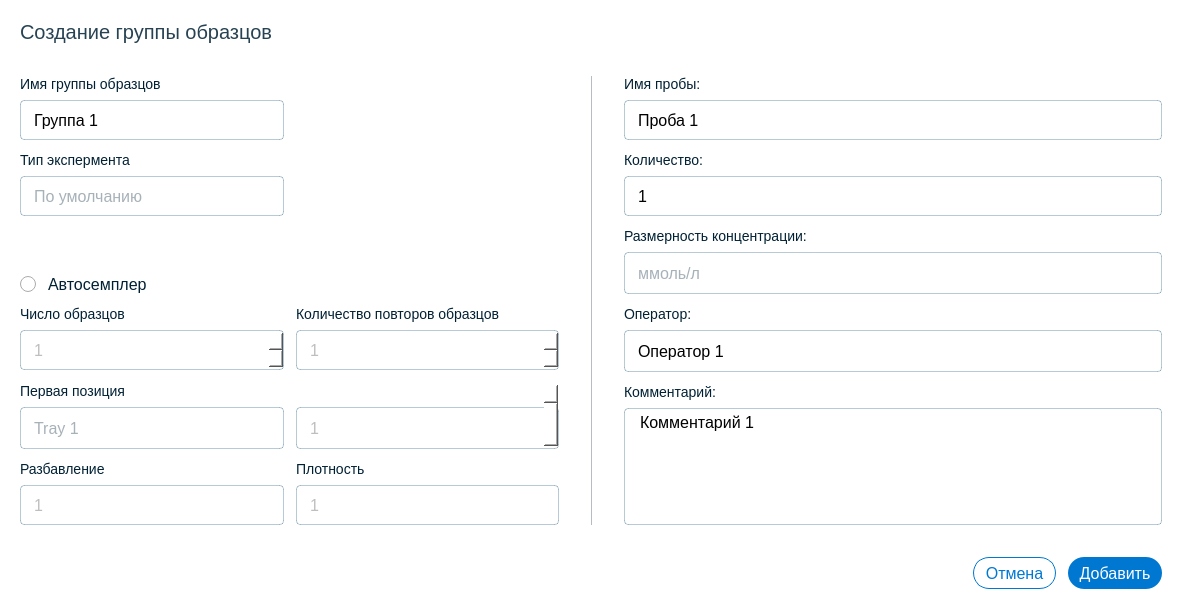
<?xml version="1.0" encoding="UTF-8"?>
<ui version="4.0">
 <class>creSampWindow</class>
 <widget class="QDialog" name="creSampWindow">
  <property name="geometry">
   <rect>
    <x>0</x>
    <y>0</y>
    <width>1182</width>
    <height>610</height>
   </rect>
  </property>
  <property name="windowTitle">
   <string>Создание группы образцов</string>
  </property>
  <property name="styleSheet">
   <string notr="true">background: #fff;
border-radius: 8px;</string>
  </property>
  <layout class="QVBoxLayout" name="verticalLayout">
   <property name="spacing">
    <number>32</number>
   </property>
   <property name="leftMargin">
    <number>20</number>
   </property>
   <property name="topMargin">
    <number>20</number>
   </property>
   <property name="rightMargin">
    <number>20</number>
   </property>
   <property name="bottomMargin">
    <number>20</number>
   </property>
   <item>
    <widget class="QLabel" name="label">
     <property name="styleSheet">
      <string notr="true">/* XL */

font-family: 'Inter';
font-style: normal;
font-weight: 400;
font-size: 20px;
line-height: 150%;

/* bg/tone */

color: rgba(0, 32, 51, 0.85);

</string>
     </property>
     <property name="text">
      <string>Создание группы образцов</string>
     </property>
    </widget>
   </item>
   <item>
    <widget class="QWidget" name="widget" native="true">
     <layout class="QHBoxLayout" name="horizontalLayout_5">
      <property name="spacing">
       <number>32</number>
      </property>
      <property name="leftMargin">
       <number>0</number>
      </property>
      <property name="topMargin">
       <number>0</number>
      </property>
      <property name="rightMargin">
       <number>0</number>
      </property>
      <property name="bottomMargin">
       <number>0</number>
      </property>
      <item>
       <widget class="QWidget" name="widget_2" native="true">
        <layout class="QGridLayout" name="gridLayout_2">
         <property name="leftMargin">
          <number>0</number>
         </property>
         <property name="topMargin">
          <number>0</number>
         </property>
         <property name="rightMargin">
          <number>0</number>
         </property>
         <property name="bottomMargin">
          <number>0</number>
         </property>
         <property name="spacing">
          <number>12</number>
         </property>
         <item row="0" column="0">
          <widget class="QWidget" name="widget_4" native="true">
           <layout class="QVBoxLayout" name="verticalLayout_2">
            <property name="spacing">
             <number>8</number>
            </property>
            <property name="leftMargin">
             <number>0</number>
            </property>
            <property name="topMargin">
             <number>0</number>
            </property>
            <property name="rightMargin">
             <number>0</number>
            </property>
            <property name="bottomMargin">
             <number>0</number>
            </property>
            <item>
             <widget class="QLabel" name="groupName_label">
              <property name="styleSheet">
               <string notr="true">width: 152px;
height: 21px;

/* S */

font-family: 'Inter';
font-style: normal;
font-weight: 400;
font-size: 14px;
line-height: 150%;
/* identical to box height, or 21px */

/* typo/primary */

color: #002033;</string>
              </property>
              <property name="text">
               <string>Имя группы образцов</string>
              </property>
             </widget>
            </item>
            <item>
             <widget class="QLineEdit" name="groupName_lineEdit">
              <property name="minimumSize">
               <size>
                <width>0</width>
                <height>40</height>
               </size>
              </property>
              <property name="maximumSize">
               <size>
                <width>16777215</width>
                <height>40</height>
               </size>
              </property>
              <property name="styleSheet">
               <string notr="true">
padding: 0px 11px;
gap: 12px;

position: absolute;
height: 40px;
left: 0px;
right: 0px;
top: 0px;

/* control-default/bg */

background: #FFFFFF;
/* control-default/bg-border */

border: 1px solid rgba(0, 66, 105, 0.28);
border-radius: 4px;


font-family: 'Segoe UI';
font-style: normal;
font-weight: 400;
font-size: 16px;
line-height: 150%;</string>
              </property>
              <property name="text">
               <string>Группа 1</string>
              </property>
             </widget>
            </item>
           </layout>
          </widget>
         </item>
         <item row="4" column="0">
          <widget class="QWidget" name="widget_6" native="true">
           <layout class="QVBoxLayout" name="verticalLayout_4">
            <property name="spacing">
             <number>8</number>
            </property>
            <property name="leftMargin">
             <number>0</number>
            </property>
            <property name="topMargin">
             <number>0</number>
            </property>
            <property name="rightMargin">
             <number>0</number>
            </property>
            <property name="bottomMargin">
             <number>0</number>
            </property>
            <item>
             <widget class="QLabel" name="sampleNum_label">
              <property name="styleSheet">
               <string notr="true">width: 152px;
height: 21px;

/* S */

font-family: 'Inter';
font-style: normal;
font-weight: 400;
font-size: 14px;
line-height: 150%;
/* identical to box height, or 21px */

/* typo/primary */

color: #002033;</string>
              </property>
              <property name="text">
               <string>Число образцов</string>
              </property>
             </widget>
            </item>
            <item>
             <widget class="QSpinBox" name="sampleNum_spinBox">
              <property name="enabled">
               <bool>false</bool>
              </property>
              <property name="minimumSize">
               <size>
                <width>0</width>
                <height>40</height>
               </size>
              </property>
              <property name="maximumSize">
               <size>
                <width>16777215</width>
                <height>40</height>
               </size>
              </property>
              <property name="styleSheet">
               <string notr="true">QSpinBox
{
border: 1px solid rgba(0, 66, 105, 0.28);
border-radius: 4px;
height: 40px;

padding: 0px 11px;
gap: 12px;

font-family: 'Segoe UI';
font-style: normal;
font-weight: 400;
font-size: 16px;
line-height: 22px;
}


QSpinBox::up-button {
width:40px;
image:url(:/imgs/up-arrow.png);
padding-top:4px;
}

QSpinBox::down-button {
image:url(:/imgs/down-arrow.png);
width:40px;
padding-bottom:4px;
}


QSpinBox::up-button:pressed {
width:40px;
image:url(:/imgs/up-arrow.png);
padding-top:4px;
border: 1px solid rgba(0, 66, 105, 0.28);
}

QSpinBox::down-button:pressed {
image:url(:/imgs/down-arrow.png);
width:40px;
padding-bottom:4px;
border: 1px solid rgba(0, 66, 105, 0.28);
}</string>
              </property>
              <property name="suffix">
               <string/>
              </property>
              <property name="value">
               <number>1</number>
              </property>
             </widget>
            </item>
           </layout>
          </widget>
         </item>
         <item row="1" column="0">
          <widget class="QWidget" name="widget_5" native="true">
           <layout class="QVBoxLayout" name="verticalLayout_3">
            <property name="spacing">
             <number>8</number>
            </property>
            <property name="leftMargin">
             <number>0</number>
            </property>
            <property name="topMargin">
             <number>0</number>
            </property>
            <property name="rightMargin">
             <number>0</number>
            </property>
            <property name="bottomMargin">
             <number>0</number>
            </property>
            <item>
             <widget class="QLabel" name="expType_label">
              <property name="styleSheet">
               <string notr="true">width: 152px;
height: 21px;

/* S */

font-family: 'Inter';
font-style: normal;
font-weight: 400;
font-size: 14px;
line-height: 150%;
/* identical to box height, or 21px */

/* typo/primary */

color: #002033;</string>
              </property>
              <property name="text">
               <string>Тип экспермента</string>
              </property>
             </widget>
            </item>
            <item>
             <widget class="QComboBox" name="expType_comboBox">
              <property name="minimumSize">
               <size>
                <width>0</width>
                <height>40</height>
               </size>
              </property>
              <property name="maximumSize">
               <size>
                <width>16777215</width>
                <height>40</height>
               </size>
              </property>
              <property name="styleSheet">
               <string notr="true">

#expType_comboBox{
height: 40px;
/* control-default/bg */
font-family: 'Segoe UI';
font-weight: 400;
font-style: normal;
font-size: 16px;

padding-left: 13px;
/* control-default/bg-border */

border: 1px solid rgba(0, 66, 105, 0.28);
border-radius: 4px;

color: rgba(0, 32, 51, 0.35);
outline: 0px;
}

#expType_comboBox::down-arrow {
image: url(:/imgs/arrowComboBox.png);
width: 40px;
}

#expType_comboBox::drop-down{
border: 0px;
width: 40px;
}




#expType_comboBox::on {
border: 1px solid #0091FF;
outline: 0px;
}

#expType_comboBox QListView {
outline-color: #fff;
background-color: #fff;

font-family: 'Segoe UI';
font-weight: 400;
font-style: normal;
font-size: 16px;

border: 1px solid rgba(0, 66, 105, 0.28);

border-radius: 4px;
margin-top: 7px;
outline: 0px;

selection-background-color: rgba(0, 32, 51, 0.05);
selection-color: black;
padding-top:10px;
padding-bottom:10px;
padding-left:12px;
padding-right:12px;
}

#expType_comboBox QAbstractItemView::text {

padding: 10px;
}




</string>
              </property>
              <property name="iconSize">
               <size>
                <width>24</width>
                <height>24</height>
               </size>
              </property>
              <item>
               <property name="text">
                <string>По умолчанию</string>
               </property>
              </item>
             </widget>
            </item>
           </layout>
          </widget>
         </item>
         <item row="5" column="0">
          <widget class="QWidget" name="widget_7" native="true">
           <layout class="QVBoxLayout" name="verticalLayout_5">
            <property name="spacing">
             <number>8</number>
            </property>
            <property name="leftMargin">
             <number>0</number>
            </property>
            <property name="topMargin">
             <number>0</number>
            </property>
            <property name="rightMargin">
             <number>0</number>
            </property>
            <property name="bottomMargin">
             <number>0</number>
            </property>
            <item>
             <widget class="QLabel" name="pos_label_2">
              <property name="styleSheet">
               <string notr="true">width: 152px;
height: 21px;

/* S */

font-family: 'Inter';
font-style: normal;
font-weight: 400;
font-size: 14px;
line-height: 150%;
/* identical to box height, or 21px */

/* typo/primary */

color: #002033;</string>
              </property>
              <property name="text">
               <string>Первая позиция</string>
              </property>
             </widget>
            </item>
            <item>
             <widget class="QComboBox" name="pos_comboBox_2">
              <property name="enabled">
               <bool>false</bool>
              </property>
              <property name="styleSheet">
               <string notr="true">

#pos_comboBox_2{
height: 40px;
/* control-default/bg */
font-family: 'Segoe UI';
font-weight: 400;
font-style: normal;
font-size: 16px;

padding-left: 13px;
/* control-default/bg-border */

border: 1px solid rgba(0, 66, 105, 0.28);
border-radius: 4px;

color: rgba(0, 32, 51, 0.35);
outline: 0px;
}

#pos_comboBox_2::down-arrow {
image: url(:/imgs/arrowComboBox.png);
width: 40px;
}

#pos_comboBox_2::drop-down{
border: 0px;
width: 40px;
}




#expType_comboBox::on {
border: 1px solid #0091FF;
outline: 0px;
}

#expType_comboBox QListView {
outline-color: #fff;
background-color: #fff;

font-family: 'Segoe UI';
font-weight: 400;
font-style: normal;
font-size: 16px;

border: 1px solid rgba(0, 66, 105, 0.28);

border-radius: 4px;
margin-top: 7px;
outline: 0px;

selection-background-color: rgba(0, 32, 51, 0.05);
selection-color: black;
padding-top:10px;
padding-bottom:10px;
padding-left:12px;
padding-right:12px;
}

#expType_comboBox QAbstractItemView::text {

padding: 10px;
}




</string>
              </property>
              <item>
               <property name="text">
                <string>Tray 1</string>
               </property>
              </item>
             </widget>
            </item>
           </layout>
          </widget>
         </item>
         <item row="4" column="1">
          <widget class="QWidget" name="widget_8" native="true">
           <layout class="QVBoxLayout" name="verticalLayout_6">
            <property name="spacing">
             <number>8</number>
            </property>
            <property name="leftMargin">
             <number>0</number>
            </property>
            <property name="topMargin">
             <number>0</number>
            </property>
            <property name="rightMargin">
             <number>0</number>
            </property>
            <property name="bottomMargin">
             <number>0</number>
            </property>
            <item>
             <widget class="QLabel" name="repeatSampleNum_label_2">
              <property name="styleSheet">
               <string notr="true">width: 152px;
height: 21px;

/* S */

font-family: 'Inter';
font-style: normal;
font-weight: 400;
font-size: 14px;
line-height: 150%;
/* identical to box height, or 21px */

/* typo/primary */

color: #002033;</string>
              </property>
              <property name="text">
               <string>Количество повторов образцов</string>
              </property>
              <property name="wordWrap">
               <bool>true</bool>
              </property>
             </widget>
            </item>
            <item>
             <widget class="QSpinBox" name="repeatSampleNum_spinBox_2">
              <property name="enabled">
               <bool>false</bool>
              </property>
              <property name="minimumSize">
               <size>
                <width>0</width>
                <height>40</height>
               </size>
              </property>
              <property name="maximumSize">
               <size>
                <width>16777215</width>
                <height>40</height>
               </size>
              </property>
              <property name="styleSheet">
               <string notr="true">QSpinBox
{
border: 1px solid rgba(0, 66, 105, 0.28);
border-radius: 4px;
height: 40px;

padding: 0px 11px;
gap: 12px;

font-family: 'Segoe UI';
font-style: normal;
font-weight: 400;
font-size: 16px;
line-height: 22px;
}


QSpinBox::up-button {
width:40px;
image:url(:/imgs/up-arrow.png);
padding-top:4px;
}

QSpinBox::down-button {
image:url(:/imgs/down-arrow.png);
width:40px;
padding-bottom:4px;
}


QSpinBox::up-button:pressed {
width:40px;
image:url(:/imgs/up-arrow.png);
padding-top:4px;
border: 1px solid rgba(0, 66, 105, 0.28);
}

QSpinBox::down-button:pressed {
image:url(:/imgs/down-arrow.png);
width:40px;
padding-bottom:4px;
border: 1px solid rgba(0, 66, 105, 0.28);
}</string>
              </property>
              <property name="value">
               <number>1</number>
              </property>
             </widget>
            </item>
           </layout>
          </widget>
         </item>
         <item row="6" column="0">
          <widget class="QWidget" name="widget_9" native="true">
           <layout class="QVBoxLayout" name="verticalLayout_7">
            <property name="spacing">
             <number>8</number>
            </property>
            <property name="leftMargin">
             <number>0</number>
            </property>
            <property name="topMargin">
             <number>0</number>
            </property>
            <property name="rightMargin">
             <number>0</number>
            </property>
            <property name="bottomMargin">
             <number>0</number>
            </property>
            <item>
             <widget class="QLabel" name="razbav_label_2">
              <property name="styleSheet">
               <string notr="true">width: 152px;
height: 21px;

/* S */

font-family: 'Inter';
font-style: normal;
font-weight: 400;
font-size: 14px;
line-height: 150%;
/* identical to box height, or 21px */

/* typo/primary */

color: #002033;</string>
              </property>
              <property name="text">
               <string>Разбавление</string>
              </property>
             </widget>
            </item>
            <item>
             <widget class="QLineEdit" name="razbav_lineEdit_2">
              <property name="enabled">
               <bool>false</bool>
              </property>
              <property name="minimumSize">
               <size>
                <width>0</width>
                <height>40</height>
               </size>
              </property>
              <property name="maximumSize">
               <size>
                <width>16777215</width>
                <height>40</height>
               </size>
              </property>
              <property name="styleSheet">
               <string notr="true">padding: 0px 11px;
gap: 12px;

position: absolute;
height: 40px;
left: 0px;
right: 0px;
top: 0px;

/* control-default/bg */

background: #FFFFFF;
/* control-default/bg-border */

border: 1px solid rgba(0, 66, 105, 0.28);
border-radius: 4px;


font-family: 'Segoe UI';
font-style: normal;
font-weight: 400;
font-size: 16px;
line-height: 150%;</string>
              </property>
              <property name="text">
               <string>1</string>
              </property>
             </widget>
            </item>
           </layout>
          </widget>
         </item>
         <item row="6" column="1">
          <widget class="QWidget" name="widget_10" native="true">
           <layout class="QVBoxLayout" name="verticalLayout_8">
            <property name="spacing">
             <number>8</number>
            </property>
            <property name="leftMargin">
             <number>0</number>
            </property>
            <property name="topMargin">
             <number>0</number>
            </property>
            <property name="rightMargin">
             <number>0</number>
            </property>
            <property name="bottomMargin">
             <number>0</number>
            </property>
            <item>
             <widget class="QLabel" name="plotn_label_2">
              <property name="enabled">
               <bool>true</bool>
              </property>
              <property name="styleSheet">
               <string notr="true">width: 152px;
height: 21px;

/* S */

font-family: 'Inter';
font-style: normal;
font-weight: 400;
font-size: 14px;
line-height: 150%;
/* identical to box height, or 21px */

/* typo/primary */

color: #002033;</string>
              </property>
              <property name="text">
               <string>Плотность</string>
              </property>
             </widget>
            </item>
            <item>
             <widget class="QLineEdit" name="plotn_lineEdit_2">
              <property name="enabled">
               <bool>false</bool>
              </property>
              <property name="minimumSize">
               <size>
                <width>0</width>
                <height>40</height>
               </size>
              </property>
              <property name="maximumSize">
               <size>
                <width>16777215</width>
                <height>40</height>
               </size>
              </property>
              <property name="styleSheet">
               <string notr="true">padding: 0px 11px;
gap: 12px;

position: absolute;
height: 40px;
left: 0px;
right: 0px;
top: 0px;

/* control-default/bg */

background: #FFFFFF;
/* control-default/bg-border */

border: 1px solid rgba(0, 66, 105, 0.28);
border-radius: 4px;


font-family: 'Segoe UI';
font-style: normal;
font-weight: 400;
font-size: 16px;
line-height: 150%;</string>
              </property>
              <property name="text">
               <string>1</string>
              </property>
             </widget>
            </item>
           </layout>
          </widget>
         </item>
         <item row="2" column="0">
          <spacer name="verticalSpacer">
           <property name="orientation">
            <enum>Qt::Vertical</enum>
           </property>
           <property name="sizeHint" stdset="0">
            <size>
             <width>20</width>
             <height>40</height>
            </size>
           </property>
          </spacer>
         </item>
         <item row="5" column="1">
          <widget class="QSpinBox" name="pos_spinBox_2">
           <property name="enabled">
            <bool>false</bool>
           </property>
           <property name="styleSheet">
            <string notr="true">QSpinBox
{
border: 1px solid rgba(0, 66, 105, 0.28);
border-radius: 4px;
height: 40px;

padding: 0px 11px;
gap: 12px;

font-family: 'Segoe UI';
font-style: normal;
font-weight: 400;
font-size: 16px;
line-height: 22px;
margin-top: 25px;
}


QSpinBox::up-button {
width:40px;
image:url(:/imgs/up-arrow.png);
padding-top:4px;
}

QSpinBox::down-button {
image:url(:/imgs/down-arrow.png);
width:40px;
padding-bottom:4px;
}


QSpinBox::up-button:pressed {
width:40px;
image:url(:/imgs/up-arrow.png);
padding-top:4px;
border: 1px solid rgba(0, 66, 105, 0.28);
}

QSpinBox::down-button:pressed {
image:url(:/imgs/down-arrow.png);
width:40px;
padding-bottom:4px;
border: 1px solid rgba(0, 66, 105, 0.28);
}</string>
           </property>
           <property name="value">
            <number>1</number>
           </property>
          </widget>
         </item>
         <item row="3" column="0">
          <widget class="QRadioButton" name="autosampler_rButton">
           <property name="styleSheet">
            <string notr="true">QRadioButton{
font-family: 'Segoe UI';
font-style: normal;
font-weight: 400;
font-size: 16px;
line-height: 120%;
/* or 19px */

spacing: 12px;
/* control-default/typo */

color: #002033;
}

QRadioButton::indicator{
width: 16px;
height: 16px;
}
</string>
           </property>
           <property name="text">
            <string>Автосемплер</string>
           </property>
          </widget>
         </item>
        </layout>
       </widget>
      </item>
      <item>
       <widget class="Line" name="line">
        <property name="minimumSize">
         <size>
          <width>1</width>
          <height>0</height>
         </size>
        </property>
        <property name="maximumSize">
         <size>
          <width>1</width>
          <height>16777215</height>
         </size>
        </property>
        <property name="styleSheet">
         <string notr="true">background-color:rgba(0, 32, 51, 0.3);
width: 1px;</string>
        </property>
        <property name="orientation">
         <enum>Qt::Vertical</enum>
        </property>
       </widget>
      </item>
      <item>
       <widget class="QWidget" name="widget_3" native="true">
        <layout class="QVBoxLayout" name="verticalLayout_9">
         <property name="spacing">
          <number>12</number>
         </property>
         <property name="leftMargin">
          <number>0</number>
         </property>
         <property name="topMargin">
          <number>0</number>
         </property>
         <property name="rightMargin">
          <number>0</number>
         </property>
         <property name="bottomMargin">
          <number>0</number>
         </property>
         <item>
          <widget class="QWidget" name="widget_11" native="true">
           <layout class="QVBoxLayout" name="verticalLayout_10">
            <property name="spacing">
             <number>8</number>
            </property>
            <property name="leftMargin">
             <number>0</number>
            </property>
            <property name="topMargin">
             <number>0</number>
            </property>
            <property name="rightMargin">
             <number>0</number>
            </property>
            <property name="bottomMargin">
             <number>0</number>
            </property>
            <item>
             <widget class="QLabel" name="sampleName_label_2">
              <property name="styleSheet">
               <string notr="true">width: 152px;
height: 21px;

/* S */

font-family: 'Inter';
font-style: normal;
font-weight: 400;
font-size: 14px;
line-height: 150%;
/* identical to box height, or 21px */

/* typo/primary */

color: #002033;</string>
              </property>
              <property name="text">
               <string>Имя пробы: </string>
              </property>
             </widget>
            </item>
            <item>
             <widget class="QLineEdit" name="sampleName_lineEdit_2">
              <property name="minimumSize">
               <size>
                <width>0</width>
                <height>40</height>
               </size>
              </property>
              <property name="maximumSize">
               <size>
                <width>16777215</width>
                <height>40</height>
               </size>
              </property>
              <property name="styleSheet">
               <string notr="true">padding: 0px 11px;
gap: 12px;

position: absolute;
height: 40px;
left: 0px;
right: 0px;
top: 0px;

/* control-default/bg */

background: #FFFFFF;
/* control-default/bg-border */

border: 1px solid rgba(0, 66, 105, 0.28);
border-radius: 4px;


font-family: 'Segoe UI';
font-style: normal;
font-weight: 400;
font-size: 16px;
line-height: 150%;</string>
              </property>
              <property name="text">
               <string>Проба 1</string>
              </property>
             </widget>
            </item>
           </layout>
          </widget>
         </item>
         <item>
          <widget class="QWidget" name="widget_12" native="true">
           <layout class="QVBoxLayout" name="verticalLayout_11">
            <property name="spacing">
             <number>8</number>
            </property>
            <property name="leftMargin">
             <number>0</number>
            </property>
            <property name="topMargin">
             <number>0</number>
            </property>
            <property name="rightMargin">
             <number>0</number>
            </property>
            <property name="bottomMargin">
             <number>0</number>
            </property>
            <item>
             <widget class="QLabel" name="value_label_2">
              <property name="styleSheet">
               <string notr="true">width: 152px;
height: 21px;

/* S */

font-family: 'Inter';
font-style: normal;
font-weight: 400;
font-size: 14px;
line-height: 150%;
/* identical to box height, or 21px */

/* typo/primary */

color: #002033;</string>
              </property>
              <property name="text">
               <string>Количество:</string>
              </property>
             </widget>
            </item>
            <item>
             <widget class="QLineEdit" name="value_lineEdit_2">
              <property name="minimumSize">
               <size>
                <width>0</width>
                <height>40</height>
               </size>
              </property>
              <property name="maximumSize">
               <size>
                <width>16777215</width>
                <height>40</height>
               </size>
              </property>
              <property name="styleSheet">
               <string notr="true">padding: 0px 11px;
gap: 12px;

position: absolute;
height: 40px;
left: 0px;
right: 0px;
top: 0px;

/* control-default/bg */

background: #FFFFFF;
/* control-default/bg-border */

border: 1px solid rgba(0, 66, 105, 0.28);
border-radius: 4px;


font-family: 'Segoe UI';
font-style: normal;
font-weight: 400;
font-size: 16px;
line-height: 150%;</string>
              </property>
              <property name="text">
               <string>1</string>
              </property>
             </widget>
            </item>
           </layout>
          </widget>
         </item>
         <item>
          <widget class="QWidget" name="widget_13" native="true">
           <layout class="QVBoxLayout" name="verticalLayout_12">
            <property name="spacing">
             <number>8</number>
            </property>
            <property name="leftMargin">
             <number>0</number>
            </property>
            <property name="topMargin">
             <number>0</number>
            </property>
            <property name="rightMargin">
             <number>0</number>
            </property>
            <property name="bottomMargin">
             <number>0</number>
            </property>
            <item>
             <widget class="QLabel" name="razmConcentr_label_2">
              <property name="styleSheet">
               <string notr="true">width: 152px;
height: 21px;

/* S */

font-family: 'Inter';
font-style: normal;
font-weight: 400;
font-size: 14px;
line-height: 150%;
/* identical to box height, or 21px */

/* typo/primary */

color: #002033;</string>
              </property>
              <property name="text">
               <string>Размерность концентрации:</string>
              </property>
              <property name="wordWrap">
               <bool>true</bool>
              </property>
             </widget>
            </item>
            <item>
             <widget class="QComboBox" name="razmConcentr_comboBox_2">
              <property name="styleSheet">
               <string notr="true">

#razmConcentr_comboBox_2{
height: 40px;
/* control-default/bg */
font-family: 'Segoe UI';
font-weight: 400;
font-style: normal;
font-size: 16px;

padding-left: 13px;
/* control-default/bg-border */

border: 1px solid rgba(0, 66, 105, 0.28);
border-radius: 4px;

color: rgba(0, 32, 51, 0.35);
outline: 0px;
}

#razmConcentr_comboBox_2::down-arrow {
image: url(:/imgs/arrowComboBox.png);
width: 40px;
}

#razmConcentr_comboBox_2::drop-down{
border: 0px;
width: 40px;
}




#razmConcentr_comboBox_2::on {
border: 1px solid #0091FF;
outline: 0px;
}

#razmConcentr_comboBox_2 QListView {
outline-color: #fff;
background-color: #fff;

font-family: 'Segoe UI';
font-weight: 400;
font-style: normal;
font-size: 16px;

border: 1px solid rgba(0, 66, 105, 0.28);

border-radius: 4px;
margin-top: 7px;
outline: 0px;

selection-background-color: rgba(0, 32, 51, 0.05);
selection-color: black;
padding-top:10px;
padding-bottom:10px;
padding-left:12px;
padding-right:12px;
}

#razmConcentr_comboBox_2 QAbstractItemView::text {

padding: 10px;
}




</string>
              </property>
              <item>
               <property name="text">
                <string>ммоль/л</string>
               </property>
              </item>
             </widget>
            </item>
           </layout>
          </widget>
         </item>
         <item>
          <widget class="QWidget" name="widget_14" native="true">
           <layout class="QVBoxLayout" name="verticalLayout_13">
            <property name="spacing">
             <number>8</number>
            </property>
            <property name="leftMargin">
             <number>0</number>
            </property>
            <property name="topMargin">
             <number>0</number>
            </property>
            <property name="rightMargin">
             <number>0</number>
            </property>
            <property name="bottomMargin">
             <number>0</number>
            </property>
            <item>
             <widget class="QLabel" name="operator_label_2">
              <property name="styleSheet">
               <string notr="true">width: 152px;
height: 21px;

/* S */

font-family: 'Inter';
font-style: normal;
font-weight: 400;
font-size: 14px;
line-height: 150%;
/* identical to box height, or 21px */

/* typo/primary */

color: #002033;</string>
              </property>
              <property name="text">
               <string>Оператор:</string>
              </property>
             </widget>
            </item>
            <item>
             <widget class="QLineEdit" name="operator_lineEdit_2">
              <property name="styleSheet">
               <string notr="true">padding: 0px 11px;
gap: 12px;

position: absolute;
height: 40px;
left: 0px;
right: 0px;
top: 0px;

/* control-default/bg */

background: #FFFFFF;
/* control-default/bg-border */

border: 1px solid rgba(0, 66, 105, 0.28);
border-radius: 4px;


font-family: 'Segoe UI';
font-style: normal;
font-weight: 400;
font-size: 16px;
line-height: 150%;</string>
              </property>
              <property name="text">
               <string>Оператор 1</string>
              </property>
             </widget>
            </item>
           </layout>
          </widget>
         </item>
         <item>
          <widget class="QWidget" name="widget_15" native="true">
           <layout class="QVBoxLayout" name="verticalLayout_14">
            <property name="spacing">
             <number>8</number>
            </property>
            <property name="leftMargin">
             <number>0</number>
            </property>
            <property name="topMargin">
             <number>0</number>
            </property>
            <property name="rightMargin">
             <number>0</number>
            </property>
            <property name="bottomMargin">
             <number>0</number>
            </property>
            <item>
             <widget class="QLabel" name="comment_label_2">
              <property name="styleSheet">
               <string notr="true">width: 152px;
height: 21px;

/* S */

font-family: 'Inter';
font-style: normal;
font-weight: 400;
font-size: 14px;
line-height: 150%;
/* identical to box height, or 21px */

/* typo/primary */

color: #002033;</string>
              </property>
              <property name="text">
               <string>Комментарий:</string>
              </property>
             </widget>
            </item>
            <item>
             <widget class="QPlainTextEdit" name="comment_plainTextEdit_2">
              <property name="styleSheet">
               <string notr="true">padding: 0px 11px;
gap: 12px;

position: absolute;
height: 40px;
left: 0px;
right: 0px;
top: 0px;

/* control-default/bg */

background: #FFFFFF;
/* control-default/bg-border */

border: 1px solid rgba(0, 66, 105, 0.28);
border-radius: 4px;


font-family: 'Segoe UI';
font-style: normal;
font-weight: 400;
font-size: 16px;
line-height: 150%;</string>
              </property>
              <property name="plainText">
               <string>Комментарий 1</string>
              </property>
             </widget>
            </item>
           </layout>
          </widget>
         </item>
        </layout>
       </widget>
      </item>
     </layout>
    </widget>
   </item>
   <item>
    <widget class="QFrame" name="frame">
     <property name="minimumSize">
      <size>
       <width>1142</width>
       <height>33</height>
      </size>
     </property>
     <property name="maximumSize">
      <size>
       <width>1142</width>
       <height>33</height>
      </size>
     </property>
     <property name="frameShape">
      <enum>QFrame::StyledPanel</enum>
     </property>
     <property name="frameShadow">
      <enum>QFrame::Raised</enum>
     </property>
     <layout class="QHBoxLayout" name="horizontalLayout_4">
      <property name="spacing">
       <number>12</number>
      </property>
      <property name="leftMargin">
       <number>0</number>
      </property>
      <property name="topMargin">
       <number>0</number>
      </property>
      <property name="rightMargin">
       <number>0</number>
      </property>
      <property name="bottomMargin">
       <number>0</number>
      </property>
      <item>
       <spacer name="horizontalSpacer_3">
        <property name="orientation">
         <enum>Qt::Horizontal</enum>
        </property>
        <property name="sizeHint" stdset="0">
         <size>
          <width>40</width>
          <height>20</height>
         </size>
        </property>
       </spacer>
      </item>
      <item>
       <widget class="QPushButton" name="cancelSampButton">
        <property name="minimumSize">
         <size>
          <width>0</width>
          <height>32</height>
         </size>
        </property>
        <property name="maximumSize">
         <size>
          <width>16777215</width>
          <height>32</height>
         </size>
        </property>
        <property name="styleSheet">
         <string notr="true">#cancelSampButton{

height: 32px;
width: 81px;
/* control-primary/bg */


background: #fff;
border-radius: 16px;
border: 1px solid #0078D2;


font-family: 'Segoe UI';
font-style: normal;
font-weight: 400;
font-size: 16px;
line-height: 40px;


/* control-primary/typo */

color: #0078D2;
}

#cancelSampButton::hover{
background: rgb(205, 238, 255);

}

#cancelSampButton::pressed{

border: 4px solid rgb(139, 205, 255);
}</string>
        </property>
        <property name="text">
         <string>Отмена</string>
        </property>
       </widget>
      </item>
      <item>
       <widget class="QPushButton" name="addSampButton">
        <property name="minimumSize">
         <size>
          <width>94</width>
          <height>32</height>
         </size>
        </property>
        <property name="maximumSize">
         <size>
          <width>94</width>
          <height>32</height>
         </size>
        </property>
        <property name="styleSheet">
         <string notr="true">#addSampButton{


/* control-primary/bg */


background: #0078D2;
border-radius: 16px;


font-family: 'Segoe UI';
font-style: normal;
font-weight: 400;
font-size: 16px;
line-height: 40px;


/* control-primary/typo */

color: #FFFFFF;
}

#addSampButton::hover{
background: rgb(0, 134, 229);

}

#addSampButton::pressed{

border: 4px solid rgb(0, 101, 173);
}</string>
        </property>
        <property name="text">
         <string>Добавить</string>
        </property>
       </widget>
      </item>
     </layout>
    </widget>
   </item>
  </layout>
 </widget>
 <resources>
  <include location="resources.qrc"/>
 </resources>
 <connections/>
</ui>
